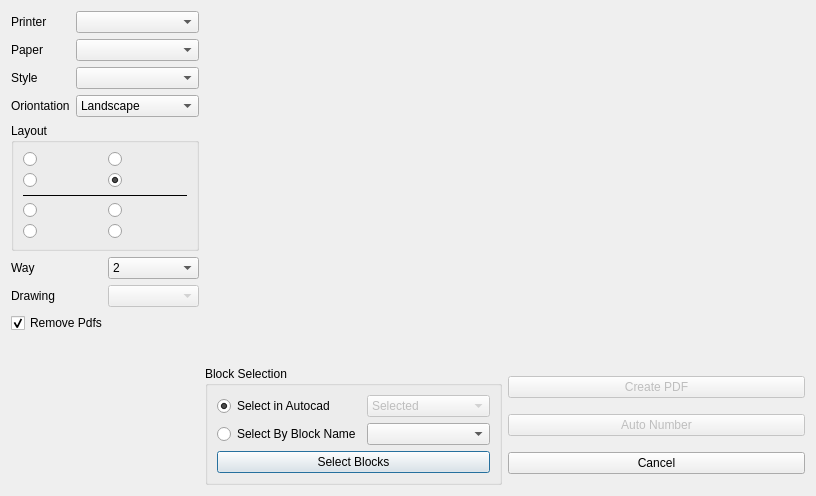
<?xml version="1.0" encoding="UTF-8"?>
<ui version="4.0">
 <class>Dialog</class>
 <widget class="QDialog" name="Dialog">
  <property name="geometry">
   <rect>
    <x>0</x>
    <y>0</y>
    <width>816</width>
    <height>496</height>
   </rect>
  </property>
  <property name="windowTitle">
   <string>DWG To PDF</string>
  </property>
  <property name="windowIcon">
   <iconset resource="../../civiltools.qrc">
    <normaloff>:/import_export/images/import_export/PDF_file_icon.svg</normaloff>:/import_export/images/import_export/PDF_file_icon.svg</iconset>
  </property>
  <layout class="QHBoxLayout" name="horizontalLayout_4">
   <item>
    <layout class="QVBoxLayout" name="verticalLayout">
     <property name="sizeConstraint">
      <enum>QLayout::SetDefaultConstraint</enum>
     </property>
     <item>
      <layout class="QFormLayout" name="formLayout">
       <item row="0" column="0">
        <widget class="QLabel" name="label_2">
         <property name="text">
          <string>Printer</string>
         </property>
        </widget>
       </item>
       <item row="0" column="1">
        <widget class="QComboBox" name="printers"/>
       </item>
       <item row="2" column="0">
        <widget class="QLabel" name="label_4">
         <property name="text">
          <string>Paper</string>
         </property>
        </widget>
       </item>
       <item row="2" column="1">
        <widget class="QComboBox" name="paper_size_combobox"/>
       </item>
       <item row="3" column="0">
        <widget class="QLabel" name="label_3">
         <property name="text">
          <string>Style</string>
         </property>
        </widget>
       </item>
       <item row="3" column="1">
        <widget class="QComboBox" name="plot_style"/>
       </item>
       <item row="4" column="0">
        <widget class="QLabel" name="label_5">
         <property name="text">
          <string>Oriontation</string>
         </property>
        </widget>
       </item>
       <item row="4" column="1">
        <widget class="QComboBox" name="orientation_combobox">
         <item>
          <property name="text">
           <string>Landscape</string>
          </property>
         </item>
         <item>
          <property name="text">
           <string>Portrait</string>
          </property>
         </item>
        </widget>
       </item>
      </layout>
     </item>
     <item>
      <widget class="QGroupBox" name="layout_groupbox">
       <property name="title">
        <string>Layout</string>
       </property>
       <layout class="QGridLayout" name="gridLayout">
        <item row="3" column="0" colspan="2">
         <widget class="Line" name="line">
          <property name="frameShadow">
           <enum>QFrame::Plain</enum>
          </property>
          <property name="orientation">
           <enum>Qt::Horizontal</enum>
          </property>
         </widget>
        </item>
        <item row="4" column="0">
         <widget class="QRadioButton" name="left_up_horizontal">
          <property name="text">
           <string/>
          </property>
          <property name="icon">
           <iconset resource="../../civiltools.qrc">
            <normaloff>:/general/images/left-up_horizental.svg</normaloff>:/general/images/left-up_horizental.svg</iconset>
          </property>
          <property name="iconSize">
           <size>
            <width>30</width>
            <height>20</height>
           </size>
          </property>
         </widget>
        </item>
        <item row="5" column="1">
         <widget class="QRadioButton" name="right_down_horizontal">
          <property name="text">
           <string/>
          </property>
          <property name="icon">
           <iconset resource="../../civiltools.qrc">
            <normaloff>:/general/images/right-down_horizental.svg</normaloff>:/general/images/right-down_horizental.svg</iconset>
          </property>
          <property name="iconSize">
           <size>
            <width>30</width>
            <height>20</height>
           </size>
          </property>
         </widget>
        </item>
        <item row="5" column="0">
         <widget class="QRadioButton" name="left_down_horizontal">
          <property name="text">
           <string/>
          </property>
          <property name="icon">
           <iconset resource="../../civiltools.qrc">
            <normaloff>:/general/images/left-down_horizental.svg</normaloff>:/general/images/left-down_horizental.svg</iconset>
          </property>
          <property name="iconSize">
           <size>
            <width>30</width>
            <height>20</height>
           </size>
          </property>
         </widget>
        </item>
        <item row="0" column="0">
         <widget class="QRadioButton" name="left_up_vertical">
          <property name="text">
           <string/>
          </property>
          <property name="icon">
           <iconset resource="../../civiltools.qrc">
            <normaloff>:/general/images/left-up_vertical.svg</normaloff>:/general/images/left-up_vertical.svg</iconset>
          </property>
          <property name="iconSize">
           <size>
            <width>30</width>
            <height>20</height>
           </size>
          </property>
         </widget>
        </item>
        <item row="2" column="1">
         <widget class="QRadioButton" name="right_down_vertical">
          <property name="text">
           <string/>
          </property>
          <property name="icon">
           <iconset resource="../../civiltools.qrc">
            <normaloff>:/general/images/right-bottom_vertical.svg</normaloff>:/general/images/right-bottom_vertical.svg</iconset>
          </property>
          <property name="iconSize">
           <size>
            <width>30</width>
            <height>20</height>
           </size>
          </property>
          <property name="checked">
           <bool>true</bool>
          </property>
         </widget>
        </item>
        <item row="0" column="1">
         <widget class="QRadioButton" name="right_up_vertical">
          <property name="text">
           <string/>
          </property>
          <property name="icon">
           <iconset resource="../../civiltools.qrc">
            <normaloff>:/general/images/right-up_vertical.svg</normaloff>:/general/images/right-up_vertical.svg</iconset>
          </property>
          <property name="iconSize">
           <size>
            <width>30</width>
            <height>20</height>
           </size>
          </property>
         </widget>
        </item>
        <item row="2" column="0">
         <widget class="QRadioButton" name="left_down_vertical">
          <property name="text">
           <string/>
          </property>
          <property name="icon">
           <iconset resource="../../civiltools.qrc">
            <normaloff>:/general/images/left-down_vertical.svg</normaloff>:/general/images/left-down_vertical.svg</iconset>
          </property>
          <property name="iconSize">
           <size>
            <width>30</width>
            <height>20</height>
           </size>
          </property>
         </widget>
        </item>
        <item row="4" column="1">
         <widget class="QRadioButton" name="right_up_horizontal">
          <property name="text">
           <string/>
          </property>
          <property name="icon">
           <iconset resource="../../civiltools.qrc">
            <normaloff>:/general/images/right-up_horizental.svg</normaloff>:/general/images/right-up_horizental.svg</iconset>
          </property>
          <property name="iconSize">
           <size>
            <width>30</width>
            <height>20</height>
           </size>
          </property>
         </widget>
        </item>
       </layout>
      </widget>
     </item>
     <item>
      <layout class="QHBoxLayout" name="horizontalLayout">
       <item>
        <widget class="QLabel" name="label">
         <property name="text">
          <string>Way</string>
         </property>
        </widget>
       </item>
       <item>
        <widget class="QComboBox" name="way_combobox">
         <property name="currentIndex">
          <number>1</number>
         </property>
         <item>
          <property name="text">
           <string>1</string>
          </property>
         </item>
         <item>
          <property name="text">
           <string>2</string>
          </property>
         </item>
        </widget>
       </item>
      </layout>
     </item>
     <item>
      <layout class="QHBoxLayout" name="horizontalLayout_2">
       <item>
        <widget class="QLabel" name="label_6">
         <property name="text">
          <string>Drawing</string>
         </property>
        </widget>
       </item>
       <item>
        <widget class="QComboBox" name="drawing_names">
         <property name="enabled">
          <bool>false</bool>
         </property>
         <property name="currentIndex">
          <number>-1</number>
         </property>
        </widget>
       </item>
      </layout>
     </item>
     <item>
      <widget class="QCheckBox" name="remove_pdf_checkbox">
       <property name="text">
        <string>Remove Pdfs</string>
       </property>
       <property name="checked">
        <bool>true</bool>
       </property>
      </widget>
     </item>
     <item>
      <spacer name="verticalSpacer">
       <property name="orientation">
        <enum>Qt::Vertical</enum>
       </property>
       <property name="sizeHint" stdset="0">
        <size>
         <width>20</width>
         <height>40</height>
        </size>
       </property>
      </spacer>
     </item>
    </layout>
   </item>
   <item>
    <layout class="QVBoxLayout" name="verticalLayout_3">
     <item>
      <widget class="QLabel" name="preview_label">
       <property name="minimumSize">
        <size>
         <width>600</width>
         <height>300</height>
        </size>
       </property>
       <property name="text">
        <string/>
       </property>
      </widget>
     </item>
     <item>
      <layout class="QHBoxLayout" name="horizontalLayout_3">
       <item>
        <widget class="QGroupBox" name="groupBox">
         <property name="title">
          <string>Block Selection</string>
         </property>
         <layout class="QGridLayout" name="gridLayout_2">
          <item row="5" column="0" colspan="2">
           <widget class="QPushButton" name="select_blocks_button">
            <property name="text">
             <string>Select Blocks</string>
            </property>
            <property name="icon">
             <iconset resource="../../civiltools.qrc">
              <normaloff>:/import_export/images/dwg_to_pdf.svg</normaloff>:/import_export/images/dwg_to_pdf.svg</iconset>
            </property>
            <property name="iconSize">
             <size>
              <width>40</width>
              <height>40</height>
             </size>
            </property>
           </widget>
          </item>
          <item row="1" column="0">
           <widget class="QRadioButton" name="select_block_by_name">
            <property name="enabled">
             <bool>true</bool>
            </property>
            <property name="text">
             <string>Select By Block Name</string>
            </property>
            <property name="checked">
             <bool>false</bool>
            </property>
           </widget>
          </item>
          <item row="1" column="1">
           <widget class="QComboBox" name="block_names">
            <property name="enabled">
             <bool>true</bool>
            </property>
            <property name="currentIndex">
             <number>-1</number>
            </property>
           </widget>
          </item>
          <item row="0" column="0">
           <widget class="QRadioButton" name="select_in_autocad">
            <property name="text">
             <string>Select in Autocad</string>
            </property>
            <property name="checked">
             <bool>true</bool>
            </property>
           </widget>
          </item>
          <item row="0" column="1">
           <widget class="QComboBox" name="selection_way">
            <property name="enabled">
             <bool>false</bool>
            </property>
            <property name="currentIndex">
             <number>0</number>
            </property>
            <item>
             <property name="text">
              <string>Selected</string>
             </property>
            </item>
            <item>
             <property name="text">
              <string>Previous</string>
             </property>
            </item>
            <item>
             <property name="text">
              <string>By Mouse</string>
             </property>
            </item>
           </widget>
          </item>
         </layout>
        </widget>
       </item>
       <item>
        <layout class="QVBoxLayout" name="verticalLayout_2">
         <item>
          <widget class="QPushButton" name="export_button">
           <property name="enabled">
            <bool>false</bool>
           </property>
           <property name="text">
            <string>Create PDF</string>
           </property>
           <property name="icon">
            <iconset resource="../../civiltools.qrc">
             <normaloff>:/import_export/images/import_export/PDF_file_icon.svg</normaloff>:/import_export/images/import_export/PDF_file_icon.svg</iconset>
           </property>
           <property name="iconSize">
            <size>
             <width>40</width>
             <height>40</height>
            </size>
           </property>
          </widget>
         </item>
         <item>
          <widget class="QPushButton" name="auto_numbering">
           <property name="enabled">
            <bool>false</bool>
           </property>
           <property name="text">
            <string>Auto Number</string>
           </property>
           <property name="icon">
            <iconset resource="../../civiltools.qrc">
             <normaloff>:/import_export/images/import_export/123.svg</normaloff>:/import_export/images/import_export/123.svg</iconset>
           </property>
           <property name="iconSize">
            <size>
             <width>40</width>
             <height>40</height>
            </size>
           </property>
          </widget>
         </item>
         <item>
          <widget class="QPushButton" name="cancel_pushbutton">
           <property name="text">
            <string>Cancel</string>
           </property>
           <property name="icon">
            <iconset resource="../../civiltools.qrc">
             <normaloff>:/civiltools/images/cancel.svg</normaloff>:/civiltools/images/cancel.svg</iconset>
           </property>
           <property name="iconSize">
            <size>
             <width>40</width>
             <height>40</height>
            </size>
           </property>
          </widget>
         </item>
        </layout>
       </item>
      </layout>
     </item>
    </layout>
   </item>
  </layout>
 </widget>
 <resources>
  <include location="../../civiltools.qrc"/>
 </resources>
 <connections/>
</ui>
